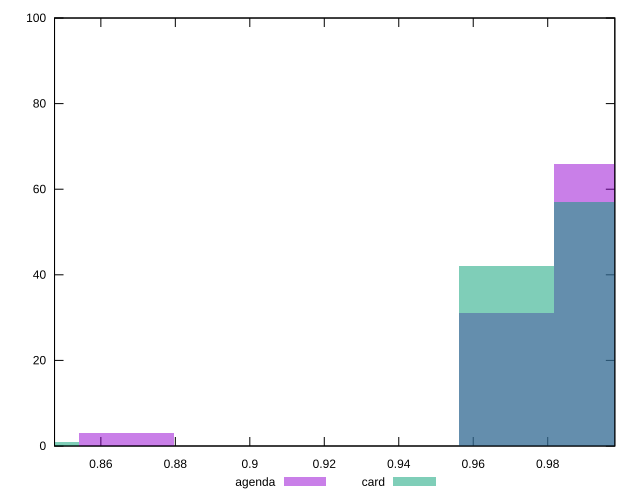

Generate this figure with gnuplot:
reset

$agenda <<EOF
0.9944680263147527 66
0.968968846152836 31
0.866972125505169 3
EOF

$card <<EOF
0.8414729453432523 1
0.9944680263147527 57
0.968968846152836 42
EOF

set key outside below
set boxwidth 0.025499180161916737
set xrange [0.8475587552842134:0.9980231261711547]
set yrange [0:100]
set trange [0:100]
set style fill transparent solid 0.5 noborder
set terminal svg size 640, 500 enhanced background rgb 'white'
set output "reports/report_00032_2021-02-25T10-28-15.087Z/meta/pScore/comparison/histogram/1_vs_2.svg"

plot $agenda title "agenda" with boxes, \
     $card title "card" with boxes

reset
